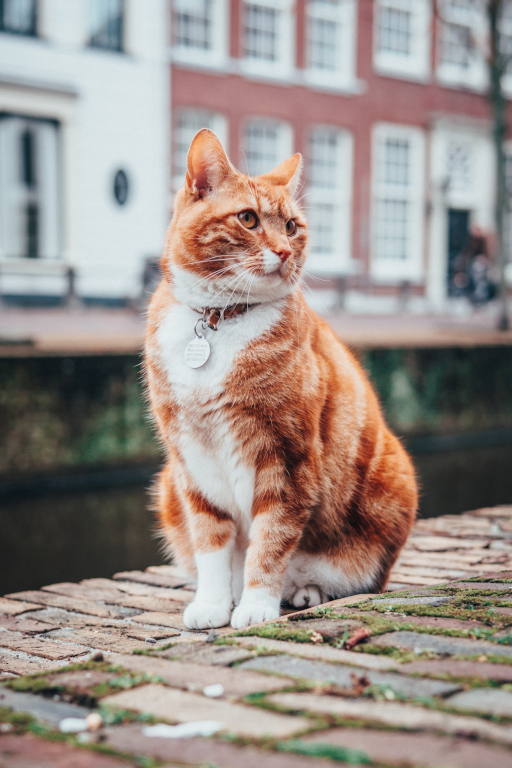
#> input picture assets/images/cat.jpg, 512 x 768 px
$ python basics.py
#> lines starting #> are read from the running program, lines starting #| are printed output that depends on the picture; after the words box and inside, x2 and y2 are one past the last pixel; in counts of white or black regions, pixels touching at a corner belong together
import cv2 as cv
import numpy as np

path_to_img = '../../assets/images/cat.jpg'
img = cv.imread(path_to_img)  # 3 channel image (BGR)
#> img is the input picture: shape (768, 512, 3); mean B, G, R 138, 144.3, 155.2
cv.imshow('Cat', img)

# Grayscale
gray = cv.cvtColor(img, cv.COLOR_BGR2GRAY)  # only 1 channel is used
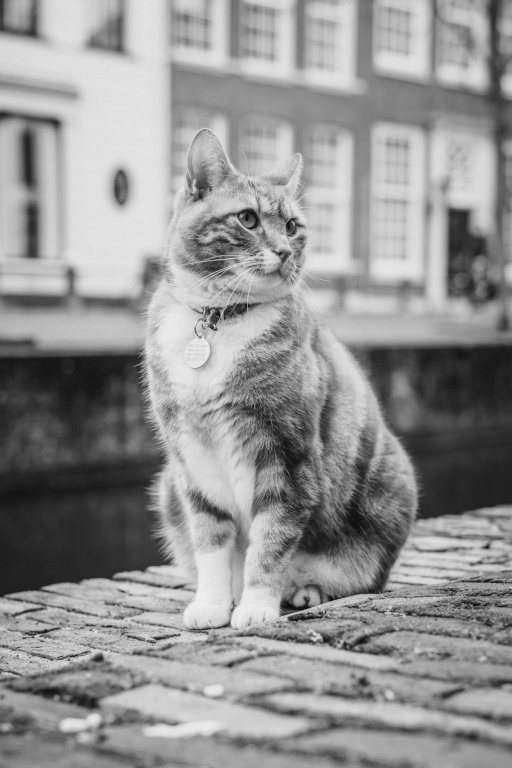
#> gray: shape (768, 512); min 10, max 240, mean 146.9
cv.imshow('Gray', gray)
print(gray.shape)
#| (768, 512)

# Grayscale
gray = cv.imread(path_to_img, 0)
cv.imshow('Gray 2', gray)
print(gray.shape)
#| (768, 512)

# Blur
kernel_size = (5,5)
blur = cv.GaussianBlur(img, kernel_size, cv.BORDER_DEFAULT)
cv.imshow('Blur', blur)

# Edge Cascade (edge detector)
threshold_1 = 100
threshold_2 = 210
canny = cv.Canny(blur, threshold_1, threshold_2)  # passing a blurred image the detector will work better
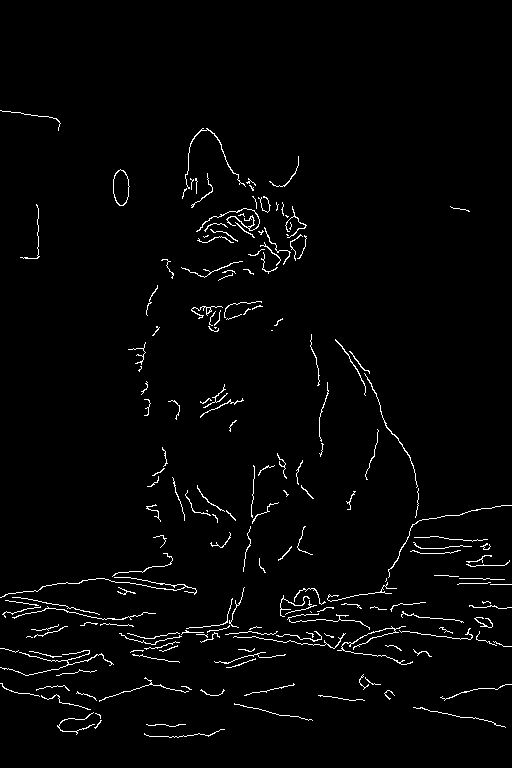
#> canny: shape (768, 512); 2.2% white in thin lines or dots, all inside (x1, y1, x2, y2) = (0, 110, 512, 738)
cv.imshow('Canny', canny)

# Dilating the Image
kernel_size = (3,3)
dilated = cv.dilate(canny, kernel_size, iterations=3)
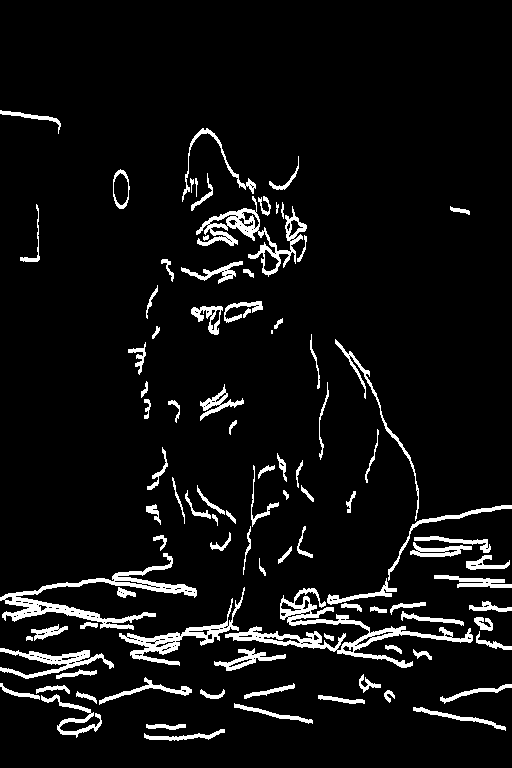
#> dilated: shape (768, 512); 6.7% white; 96 white regions (1 under 20 px), largest, box (x1, y1, x2, y2) and area: (225, 588, 473, 668) 3320, (0, 553, 197, 630) 2826, (196, 196, 307, 277) 1967
cv.imshow('Dilated', dilated)

# Eroding
kernel_size = (3,3)
eroded = cv.erode(dilated, kernel_size, iterations=3)  # we went back almost like to the canny
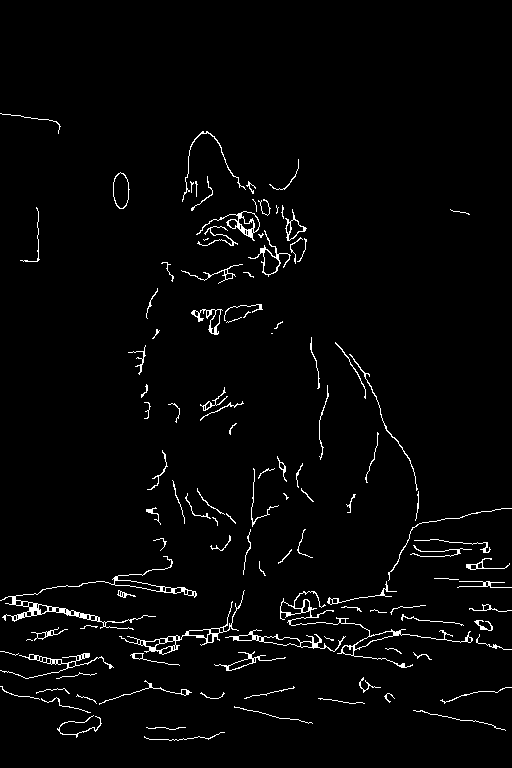
#> eroded: shape (768, 512); 2.5% white in thin lines or dots, all inside (x1, y1, x2, y2) = (0, 113, 512, 741)
cv.imshow('Eroded', eroded)

# Cropping
img = cv.imread(path_to_img)
start_row, start_col = int(img.shape[0] * 0.25), int(img.shape[1] * 0.25)  # height and width
#> start_row = 192; start_col = 128
end_row, end_col = int(img.shape[0] * 0.65), int(img.shape[1] * 0.65)
#> end_row = 499; end_col = 332
cropped = img[start_row:end_row, start_col:end_col]
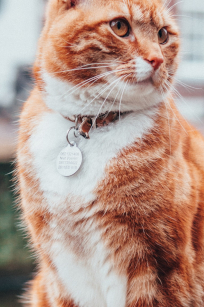
#> cropped: shape (307, 204, 3); mean B, G, R 140.4, 152.8, 181.1
cv.imshow('Cropped', cropped)

# Brightness increasing/decreasing
b_m = np.ones(gray.shape, dtype='uint8') * 100
gray_bright = cv.add(gray, b_m)  # increase the brightness by 100
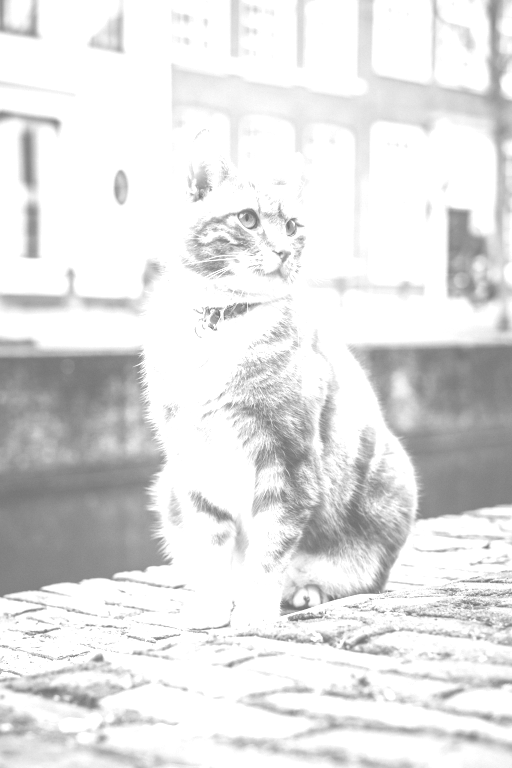
#> gray_bright: shape (768, 512); min 110, max 255, mean 227.1
cv.imshow('Brightness +', gray_bright)

b_m = np.ones(gray.shape, dtype='uint8') * 100
gray_bright = cv.subtract(gray, b_m)  # increase the brightness by 100
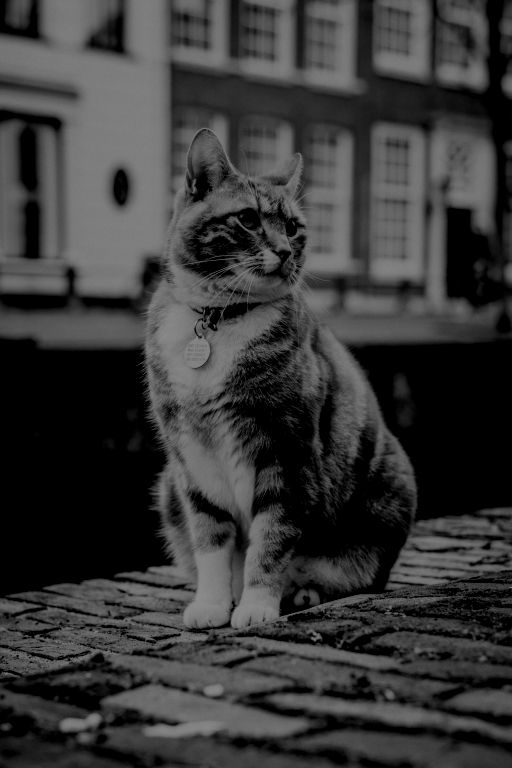
#> gray_bright: shape (768, 512); min 0, max 140, mean 56.3
cv.imshow('Brightness -', gray_bright)


cv.waitKey(0)

$ run again, with assets/images/flowers.jpg copied over assets/images/cat.jpg
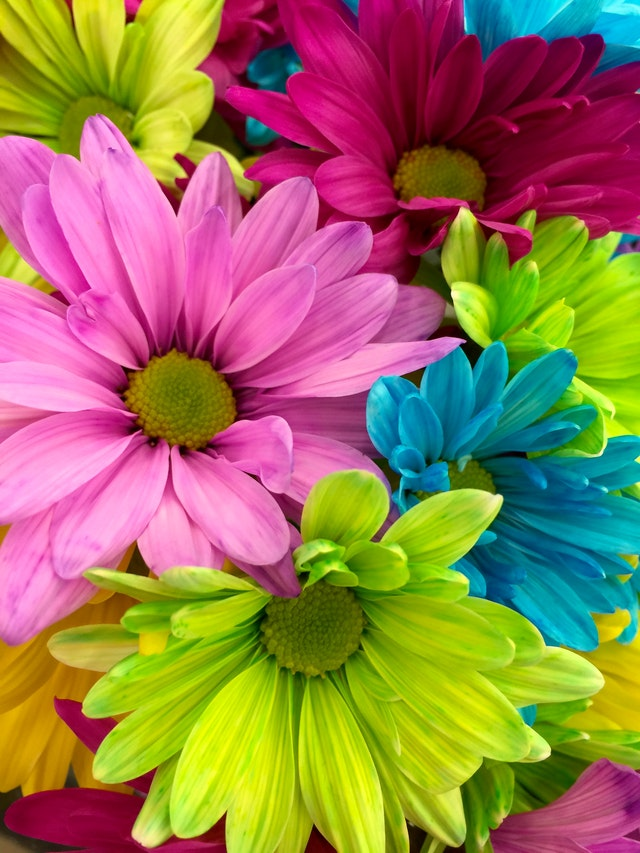
#> input picture assets/images/flowers.jpg, 640 x 853 px
#> img is the input picture: shape (853, 640, 3); mean B, G, R 84, 121.3, 152.3
#| (853, 640)
#| (853, 640)
#> `canny = cv.Canny(blur, threshold_1, threshold_2)`:
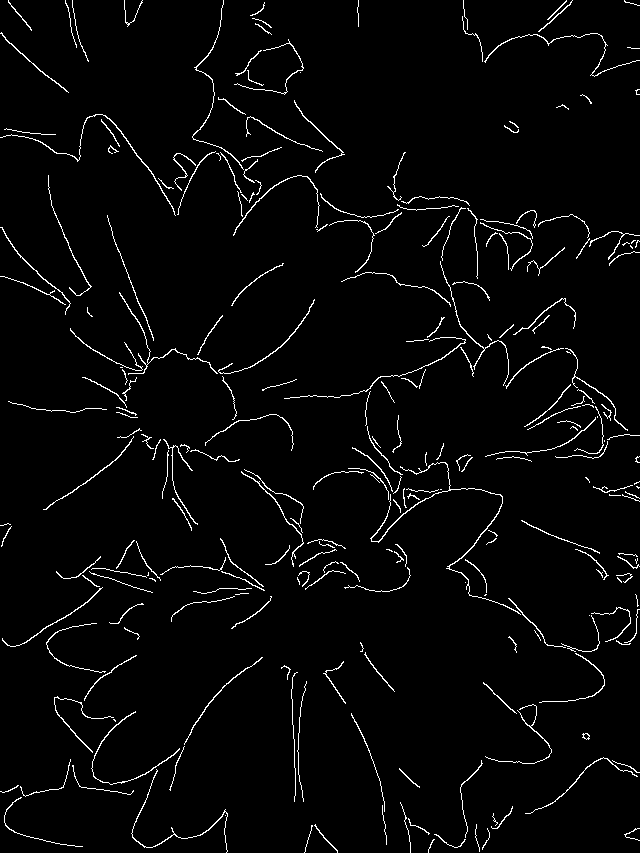
#> canny: shape (853, 640); 2.9% white in thin lines or dots
#> dilated: shape (853, 640); 7.9% white; 99 white regions (1 under 20 px), largest, box (x1, y1, x2, y2) and area: (284, 152, 640, 706) 9035, (70, 292, 315, 454) 2781, (2, 538, 265, 650) 2751
#> eroded: shape (853, 640); 3.1% white in thin lines or dots
#> `gray_bright = cv.subtract(gray, b_m)`:
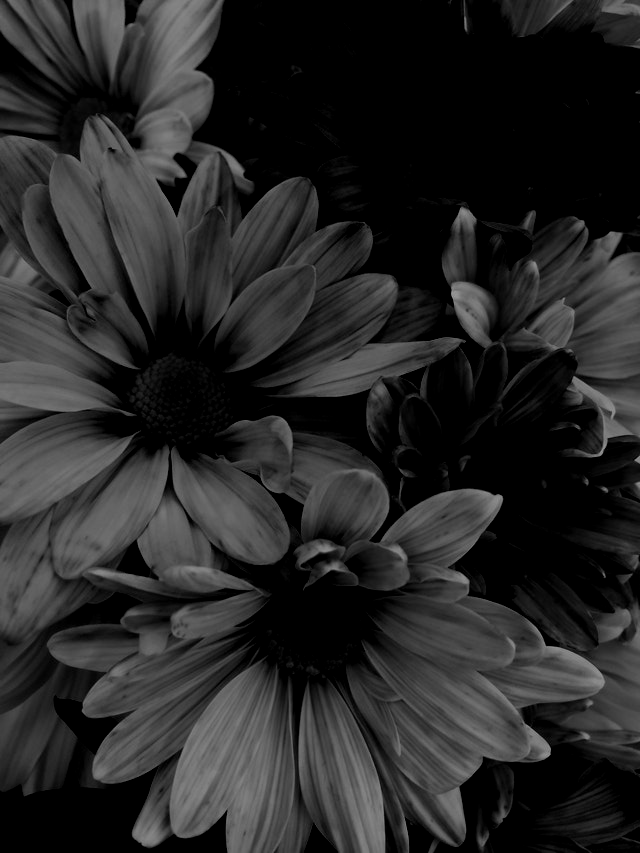
#> gray_bright: shape (853, 640); min 0, max 155, mean 39
